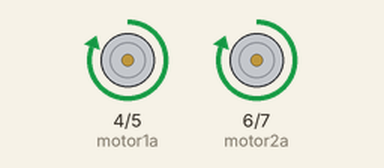
Bench run of a sketch on a simulated Arduino Uno, built with avr-gcc and run on an emulated ATmega328P. On the bench: motor-driver pin pairs drawn as motors (green arrow = first pin HIGH = forward, orange = second pin HIGH = backward, longer = more drive). What the sketch prints to the serial monitor is not drawn.

Above: at 1.5 s.
At 7.0 s:
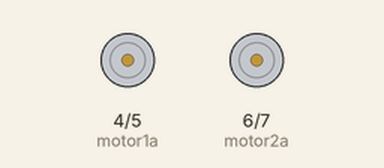
Timing chart, 0 to 14.3 s (numbered marks = the images above):
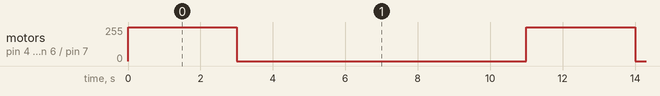

Measured:
- by itself, motor on pin 4 (motor1a) / pin 5 (motor1b), motor on pin 6 (motor2a) / pin 7 (motor2b): alternates forward 255/255 for 3.0 s and stopped for 8.0 s

The sketch:

BTCar01.ino
```cpp
#include <SoftwareSerial.h>   // 引用程式庫

#define motor1a 4
#define motor1b 5
#define motor2a 6
#define motor2b 7
int Motor1direction = 1 ;

// 定義連接藍牙模組的序列埠
SoftwareSerial BT(11, 12); // 接收腳, 傳送腳


void initall()
{

 // init motor pin as output
   pinMode(motor1a,OUTPUT);
   pinMode(motor1b,OUTPUT);
   pinMode(motor2a,OUTPUT);
   pinMode(motor2b,OUTPUT);
}
 void setup()
 {
  initall();
   //init serial for debug
Serial.begin(9600);
Serial.println("Program Start Here ");

  // 設定藍牙模組的連線速率
  // 如果是HC-05，請改成38400
  BT.begin(9600);


 }

 void loop()
 {
  RightForward() ;
  LeftForward() ;
  delay(3000);
  RightStop() ;
  LeftStop() ;
  delay(8000);
/*
  RightBackward() ;
  delay(3000);
  LeftForward() ;
  delay(3000);
  LeftBackward() ;
  delay(3000);
*/
 }

 void RightForward()
 {
   digitalWrite(motor1a,HIGH);
   digitalWrite(motor1b,LOW);
 }
 void RightBackward()
 {
   digitalWrite(motor1a,LOW );
   digitalWrite(motor1b,HIGH);
 }

 void RightStop()
 {
   digitalWrite(motor1a,LOW );
   digitalWrite(motor1b,LOW);
 }


 void LeftForward()
 {
   digitalWrite(motor2a,HIGH);
   digitalWrite(motor2b,LOW);
 }
 void LeftBackward()
 {
   digitalWrite(motor2a,LOW );
   digitalWrite(motor2b,HIGH);
 }

 void LeftStop()
 {
   digitalWrite(motor2a,LOW );
   digitalWrite(motor2b,LOW);
 }

void TurnRight()
{
  LeftForward() ;
  RightBackward() ;
}


void TurnLeft()
{
  RightForward() ;
  LeftBackward() ;
}
void Forward()
{
  LeftForward() ;
  RightForward() ;
}

void Backward()
{
  LeftBackward() ;
  RightBackward() ;
}


void CarStop()
{
  LeftStop() ;
  RightStop() ;
}
```
